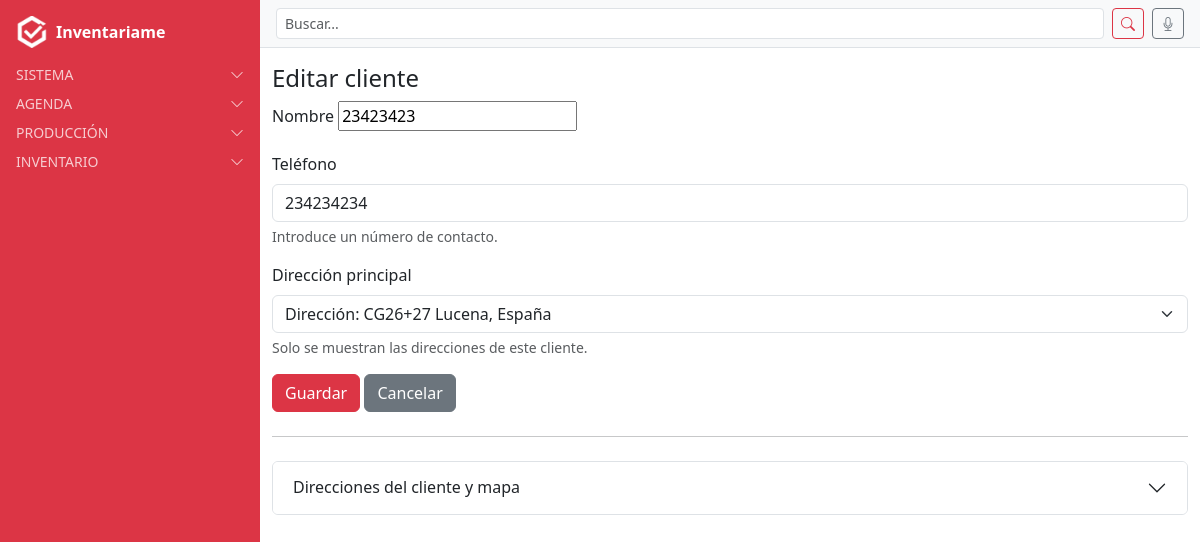
/clientes/1/editar/ (signed in), run on the app's committed database.
### clientes/models.py (models this page shows, shortened)
class Cliente(models.Model):
    nombre = models.CharField(max_length=200)
    telefono = models.CharField(max_length=20, blank=True, null=True)  # NUEVO CAMPO
    direccion = models.ForeignKey(
        Address,
        on_delete=models.SET_NULL,
        null=True,
        blank=True,
        related_name="clientes_principal"
    )
    usuario = models.ForeignKey(
        User,
        on_delete=models.CASCADE,
        related_name="clientes",
        null=True,  # permite nulos en registros antiguos
        blank=True  # permite dejarlo vacío en formularios
    )
    class Meta:
        verbose_name = "Cliente"
        verbose_name_plural = "Clientes"

### clientes/views.py (the view)
# urls.py: path("<int:pk>/editar/", cliente_editar, name="cliente_update"),
@login_required
def cliente_editar(request, pk):
    cliente = get_object_or_404(Cliente, pk=pk)
    direcciones = Address.objects.filter(cliente=cliente)
    direccion_principal = cliente.direccion
    form = ClienteForm(request.POST or None, instance=cliente, cliente=cliente)
    if cliente.usuario != request.user:
        return HttpResponseForbidden("No tienes permiso para editar este cliente.")
    if form.is_valid():
        form.save()
        return redirect("cliente_list")
    return render(request, "clientes/cliente_form.html", {
        "form": form,
        "cliente": cliente,
        "direcciones": direcciones,
        "direccion_principal": direccion_principal,
        "nuevo": False,
        "GOOGLE_MAPS_API_KEY": settings.GOOGLE_MAPS_API_KEY
    })

### clientes/forms.py
class ClienteForm(forms.ModelForm):
    class Meta:
        model = Cliente
        fields = ["nombre", "telefono", "direccion"]  # añadimos telefono
        widgets = {
            "telefono": forms.TextInput(attrs={
                "class": "form-control",
                "placeholder": "Introduce el teléfono"
            }),
            "direccion": forms.Select(attrs={"class": "form-select"})
        }
    def __init__(self, *args, **kwargs):
        cliente = kwargs.pop("cliente", None)
        super().__init__(*args, **kwargs)
        if cliente:
            self.fields["direccion"].queryset = Address.objects.filter(cliente=cliente)
        else:
            self.fields["direccion"].queryset = Address.objects.none()
            self.fields["direccion"].widget.attrs["placeholder"] = "Selecciona después de crear una dirección"

### locations/models.py (called while the page is built)
    def __str__(self):
        return f"{self.label or 'Dirección'}: {self.address}"

### users/context_processors.py (called while the page is built)
def alertas_processor(request):
    if not request.user.is_authenticated:
        return {}
    ahora = timezone.now()
    proximas_con_recordatorio = Cita.objects.filter(
        usuario=request.user, recordatorio=True,
        fecha__gte=ahora, fecha__lte=ahora + timedelta(days=1)
    )
    if proximas_con_recordatorio.exists():
        return {"alertas": f"Tienes {proximas_con_recordatorio.count()} cita(s) con recordatorio en 24h"}
    return {}

### clientes/templates/clientes/cliente_form.html (shortened to what this page needs)
{% extends "base.html" %}
{% block content_authenticated %}
<h4>{{ nuevo|yesno:"Nuevo cliente,Editar cliente" }}</h4>
<form method="post">
  <div class="mb-3">
    <label for="id_nombre" class="form-label">Nombre</label>
    {{ form.nombre }}
  </div>
  <div class="mb-3">
    <label for="id_telefono" class="form-label">Teléfono</label>
    {{ form.telefono }}
    <div class="form-text">Introduce un número de contacto.</div>
  </div>
  <div class="mb-3">
    <label for="id_direccion_principal" class="form-label">Dirección principal</label>
    {{ form.direccion }}
    <div class="form-text">Solo se muestran las direcciones de este cliente.</div>
  </div>
  <button type="submit" class="btn btn-danger">Guardar</button>
  <a href="{% url 'cliente_list' %}" class="btn btn-secondary">Cancelar</a>
</form>
<hr class="my-4">
<div class="accordion" id="addrAccordion">
  <div class="accordion-item">
    <h2 class="accordion-header" id="headingOne">
      <button class="accordion-button collapsed" type="button" data-bs-toggle="collapse" data-bs-target="#collapseMap">
        Direcciones del cliente y mapa
      </button>
    </h2>
  </div>
</div>
{% load static %}
{% endblock %}

### data on the page
Cliente: nombre "23423423", telefono "234234234", direccion "Dirección: CG26+27 Lucena, España"

### other printed values
{{ nuevo|yesno:"Nuevo cliente,Editar cliente" }} "Editar cliente"
